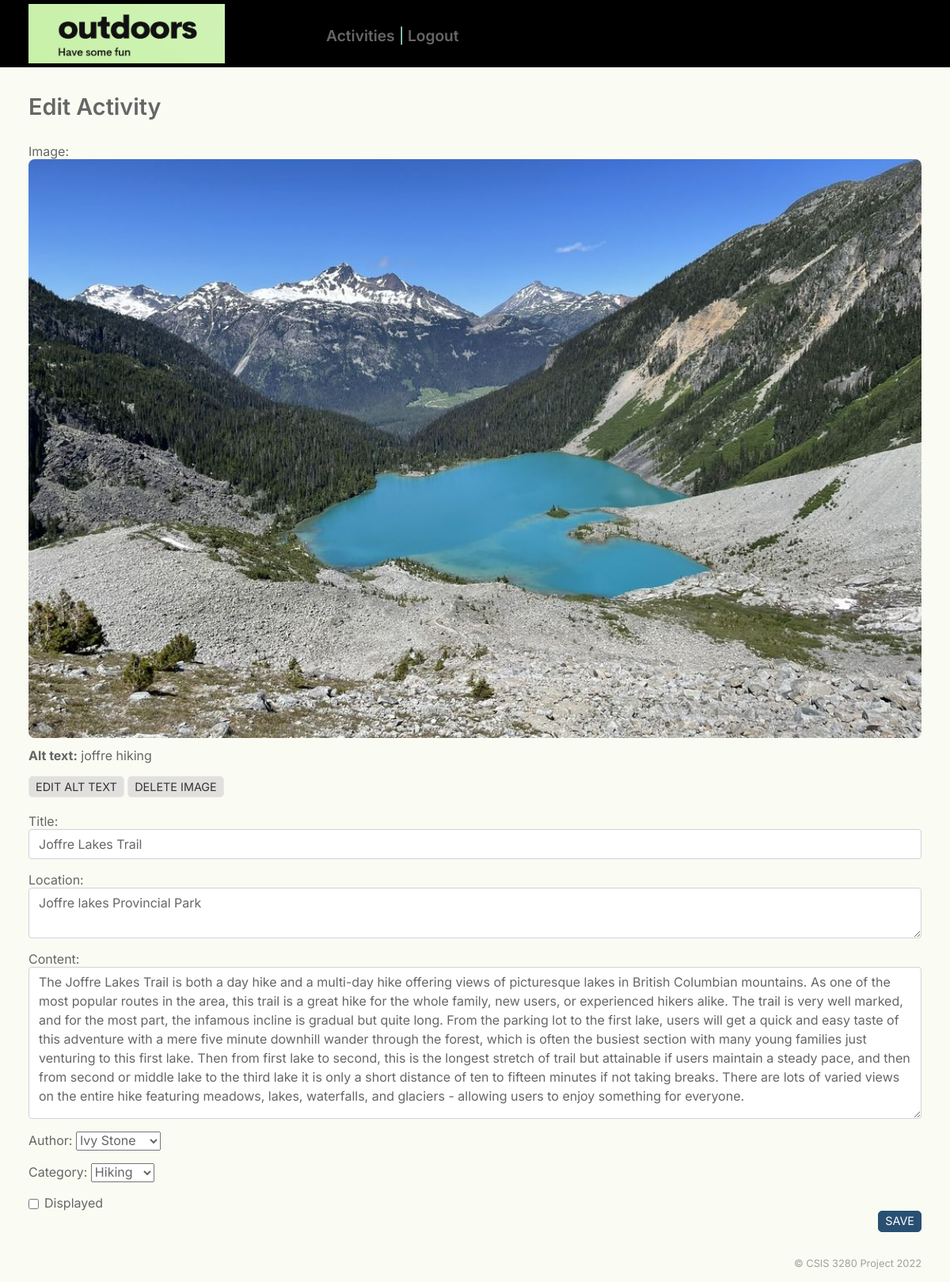
Page /admin/adminActivity-update-create.php?id=2 on the committed database.
### tables this page shows
CREATE TABLE `activity` (
  `id` int(11) NOT NULL,
  `title` varchar(80) NOT NULL,
  `location` varchar(254) NOT NULL,
  `content` text NOT NULL,
  `created` timestamp NOT NULL DEFAULT current_timestamp(),
  `categoryID` int(11) NOT NULL,
  `memberID` int(11) NOT NULL,
  `imageID` int(11) DEFAULT NULL,
  `displayed` tinyint(4) NOT NULL DEFAULT 0
);

CREATE TABLE `image` (
  `id` int(11) NOT NULL,
  `file` varchar(254) NOT NULL,
  `alt` varchar(1000) NOT NULL
);

### inc/Utility/ActivityDAO.class.php (called while the page is built, shortened)
<?php
class ActivityDAO
{
    public static $dbActivity;
    static function initialize(string $className)
    {
        self::$dbActivity = new PDOAgent($className);
    }
    static function getActivityAndImage($activityID)
    {
        $sql     = "SELECT a.id, a.title, a.location, a.content,
        a.categoryID, a.memberID, a.imageID, a.displayed,
        i.file      AS image_file,
        i.alt       AS image_alt
   FROM activity     AS a
   LEFT JOIN image  AS i ON a.imageID = i.id
  WHERE a.id = :id;";
        self::$dbActivity->query($sql);
        self::$dbActivity->bind(
            ':id',
            $activityID
        );
        self::$dbActivity->execute();
        return self::$dbActivity->singleResult();
    }
}

### inc/Utility/PDOAgent.class.php (called while the page is built, shortened)
<?php
class PDOAgent  {
    private $host = DB_HOST;
    private $user = DB_USER;
    private $password = DB_PASSWORD;
    private $dbname = DB_NAME;
    private $dbport = DB_PORT;
    private $className = "";
    private $stmt = "";
    private $pdo = "";
    public function __construct(string $className)  {
        $this->className = $className;
        $this->dsn = "mysql:localhost=" .$this->host.";dbname=".$this->dbname.";port=".$this->dbport;
        $options = array(
            PDO::ATTR_PERSISTENT => true,
            PDO::ATTR_ERRMODE => PDO::ERRMODE_EXCEPTION
        );
        try {
            $this->pdo = new PDO($this->dsn, $this->user, $this->password, $options);
        } catch (Exception $ex) {
            $this->error = $ex->getMessage();
            echo $this->error;
    }
}
    public function query(string $query)    {
        $this->stmt  = $this->pdo->prepare($query);
    }
    public function bind($param, $value, $type = null){
        if (is_null($type)) {
            switch (true) {
                case is_int($value):
                $type = PDO::PARAM_INT;
                break;
                }
        }
        $this->stmt->bindValue($param, $value, $type);
    }
    public function execute($data = null)   {
        if (is_null($data)) {
            return $this->stmt->execute();
        } else {
            return $this->stmt->execute($data);
        }
    }
    public function singleResult()  {
        $this->stmt->setFetchMode(PDO::FETCH_CLASS, $this->className);
        return $this->stmt->fetch(PDO::FETCH_CLASS);
    }
    public function getResultSet()  {
        return $this->stmt->fetchAll(PDO::FETCH_CLASS, $this->className);
    }
}
?>

### inc/Utility/functions.php (called while the page is built, shortened)
<?php
function html_escape($text): string
{
    return htmlspecialchars($text, ENT_QUOTES, 'UTF-8', false);
}
?>

### inc/Entity/Activity.class.php (called while the page is built, shortened)
<?php
class Activity  {
    private $title;
    private $location;
    private $content;
    private $id;
    function getID() {
        return $this->id;
    }
    function getTitle(): string {
        return $this->title;
    }
   function getLocation() {
    return $this->location;
   }
   function getContent() {
    return $this->content;
   }
}
?>

### inc/Utility/MemberDAO.class.php (called while the page is built, shortened)
<?php
class MemberDAO
{
    public static $db;
    static function init()
    {
        self::$db = new PDOAgent("Member");
    }
    static function getAllMembers()
    {
        $selectSQL = "SELECT * FROM member
        Except
        SELECT * FROM member WHERE full_name ='admin'";
        self::$db->query($selectSQL);
        self::$db->execute();
        return self::$db->getResultSet();
    }
}

### inc/Entity/Member.class.php (called while the page is built, shortened)
<?php
class Member
{
    private $id;
    private $full_name;
    function getID(){
         return $this->id;
    }
    function getAuthor(){
        return $this->full_name;
    }
}

### inc/Utility/CategoryDAO.class.php (called while the page is built, shortened)
<?php
  class CategoryDAO {
    private static $dbCategory;
    static function initialize(string $className)   {
        self::$dbCategory = new PDOAgent($className);
    }
    static function getCategories() {
        $sql = "SELECT id, name, description FROM category ;";
        self::$dbCategory->query($sql);
        self::$dbCategory->execute();
        return self::$dbCategory->getResultSet();
    }
}
?>

### inc/Entity/Category.class.php (called while the page is built, shortened)
<?php
 class Category {
private $name;
private $id;
function getCategoryID() {
    return $this->id;
}
function getName() {
    return $this->name;
}
 }
?>

### admin/adminActivity-update-create.php (the view, shortened to what this page needs)
<?php
require_once("../inc/Entity/Page.class.php");
require_once("../inc/Entity/Member.class.php");
require_once("../inc/Utility/CategoryDAO.class.php");
require_once("../inc/Utility/PDOAgent.class.php");
require_once("../inc/Utility/MemberDAO.class.php");
require_once("../inc/Utility/ActivityDAO.class.php");
require_once("../inc/Entity/Activity.class.php");
require_once("../inc/Entity/Category.class.php");
require_once("../inc/Utility/functions.php");
$id          = filter_input(INPUT_GET, 'id', FILTER_VALIDATE_INT);
$activityObj = new Activity();
$errors  = [
    'warning'     => '',
    'title'       => '',
    'location'     => '',
    'content'     => '',
    'author'      => '',
    'category'    => '',
    'image_file'  => '',
    'image_alt'   => '',
];
if ($id) {
    $activityObj = ActivityDAO::getActivityAndImage($id);
}
$authors = MemberDAO::getAllMembers();
$categories = CategoryDAO::getCategories();
Page::adminHeader();
?>
<form action="adminActivity-update-create.php?id=<?= $id ?>" method="POST" enctype="multipart/form-data">
    <main class="container admin" id="content">
        <h1>Edit Activity</h1>
        <div class="admin-article">
            <section class="image">
                <?php if (!$activityObj->image_file) {
                    $activityObj->setTitle('');
                    $activityObj->setLocation('');
                    $activityObj->setContent('');  ?>
                    <label for="image">Upload image:</label>
                    <div class="form-group image-placeholder">
                        <input type="file" name="image" class="form-control-file" id="image"><br>
                        <span class="errors"><?= $errors['image_file'] ?></span>
                    </div>
                    <div class="form-group">
                        <label for="image_alt">Alt text: </label>
                        <input type="text" name="image_alt" id="image_alt" value="" class="form-control">
                        <span class="errors"><?= $errors['image_alt'] ?></span>
                    </div>
                <?php } else { ?>
                    <label>Image:</label>
                    <img src="../upload/<?= html_escape($activityObj->image_file) ?>" alt="<?= html_escape($activityObj->image_alt) ?>">
                    <p class="alt"><strong>Alt text:</strong> <?= html_escape($activityObj->image_alt) ?></p>
                    <a href="adminImage-edit-alt.php?id=<?= $activityObj->getID() ?>" class="btn btn-secondary">Edit alt text</a>
                    <a href="adminImage-delete.php?id=<?= $id ?>" class="btn btn-secondary">Delete image</a><br><br>
                <?php } ?>
            </section>
            <section class="text">
                <div class="form-group">
                    <label for="title">Title: </label>
                    <input type="text" name="title" id="title" value="<?= html_escape($activityObj->getTitle()) ?>" class="form-control">
                </div>
                <div class="form-group">
                    <label for="summary">Location: </label>
                    <textarea name="location" id="summary" class="form-control"><?= html_escape($activityObj->getLocation()) ?></textarea>
                </div>
                <div class="form-group">
                    <label for="content">Content: </label>
                    <textarea name="content" id="content" class="form-control"><?= html_escape($activityObj->getContent()) ?></textarea>
                </div>
                <div class="form-group">
                    <label for="member_id">Author: </label>
                    <select name="memberID" id="memberID">
                        <?php foreach ($authors as $author) { ?>
                            <option value="<?= $author->getID() ?>" <?= ($activityObj->setMemberID($author->getID()))  ? 'selected' : ''; ?>>
                                <?= html_escape($author->getAuthor()) ?></option>
                        <?php } ?>
                    </select>
                </div>
                <div class="form-group">
                    <label for="category">Category: </label>
                    <select name="categoryID" id="category">
                        <?php foreach ($categories as $category) { ?>
                            <option value="<?= $category->getCategoryID() ?>" <?= ($activityObj->setCategoryID($category->getCategoryID())) ? 'selected' : ''; ?>>
                                <?= html_escape($category->getName()) ?></option>
                        <?php } ?>
                    </select>
                </div>
                <div class="form-check">
                    <input type="checkbox" name="displayed" value="1" class="form-check-input" id="published" <?= ($activityObj->setDisplayed(1)) ? 'checked' : ''; ?>>
                    <label for="published" class="form-check-label">Displayed</label>
                </div>
                <input type="submit" name="update" value="Save" class="btn btn-primary">
            </section>
        </div>
    </main>
</form>
<?php Page::adminFooter();
?>

### inc/Entity/Page.class.php (shortened to what this page needs)
<?php
class Page
{
?>
        <?php }
    static function adminHeader()
    {
        ?>
            <!DOCTYPE html>
            <html lang="en">
            <head>
                <link rel="stylesheet" href="../css/styles.css">
            </head>
            <body>
                <header class="header-admin">
                    <div class="container">
                        <div class="logo">
                            <a href="adminIndex.php"><img src="../img/logo.png" alt="OUTDOORS"></a>
                        </div>
                        <nav>
                            <ul id="menu">
                                <li><a href="adminActivities.php">Activities</a></li>
                                <li>
                                    <a href="../memberLogout.php">
                                        Logout
                                    </a>
                                </li>
                            </ul>
                        </nav>
                    </div>
                </header>
            <?php
        }
        { ?>
        <?php }
        static function adminFooter()
        {
        ?>
            <footer>
                <div class="container">
                    &copy; CSIS 3280 Project <?= date('Y'); ?>
                </div>
            </footer>
        </body>
        </html>
    <?php
        }
        { ?>
    <?php }
    }

### css/styles.css (style rules this page uses)
* { box-sizing: border-box; }
body { margin: 0; color: #666; background-color: #ecf5ce3d; }
a { color: #666; }
body { font-family: 'Inter', 'Arial', sans-serif; font-size: 100%; }
a { text-decoration: none; }
h1 { font-size: 1.8em; }
h1, h2 { font-weight: 600; margin: 0 0 0.14em 0; }
p { margin: 0 0 1em 0; }
nav li { font-weight: 600; line-height: 0.8em; }
header { background: #000000; min-height: 50px; margin-bottom: 2em; }
header > div.container { align-items: center; }
header div.logo { line-height: 0.5em; margin-bottom: 0; }
header div.logo img { max-width: 360px; max-height: 50px; margin: 5px 0px; }
header nav ul { padding: .5rem 0 0.1rem 0; margin: 0; clear: left; }
header nav li { list-style-type: none; display: inline-block; padding-right: .5em; }
@media (min-width: 760px) { header > div.container { display: flex; } }
@media (min-width: 760px) { header .logo { flex: 1; } }
@media (min-width: 760px) { header nav { flex: 2; } }
@media (min-width: 760px) { header div.logo img { max-width: 93%; max-height: 75px; } }
@media (min-width: 760px) { header nav li { padding-right: 0; font-size: 1.2em; } }
@media (min-width: 760px) { header nav li::after { content: " | "; font-weight: normal; color: #b4fae0; } }
@media (min-width: 760px) { header nav li:last-child::after, header nav li:nth-last-child(2)::after { content: ""; } }
@media (min-width: 760px) { .header-admin nav li:nth-last-child(2)::after { content: " | "; } }
footer { clear: both; font-size: 0.8rem; text-align: right; color: #a39f9c; padding: 1rem 0; }
.container { margin: 0 auto 0 auto; max-width: 94%; }
main img { width: 100%; height: auto; border-radius: 8px; }
button, input, optgroup, select, textarea { margin: 0; font-family: inherit; font-size: inherit; line-height: inherit; color: inherit; }
.btn, .btn-search { color: #fff; background: #295073; display: inline-block; width: min-content; white-space: nowrap; border: 1px solid transparent; border-radius: 5px; padding: .1rem .5rem; line-height: 1.5; vertical-align: middle; text-transform: uppercase; }
.btn { font-size: 0.9rem; }
.btn-primary { background-color: #295073; border-color: #295073; }
.btn-secondary { color: #333; background: #e1e0de; border-color: #e9e8e6; }
.form-control { display: block; width: 100%; height: calc(2.25rem + 2px); padding: .375rem .75rem; font-size: 1rem; line-height: 1.5; background-clip: padding-box; border: 1px solid #ced4da; border-radius: .25rem; }
label { display: inline-block; }
textarea { min-height: 7rem; }
input[type=checkbox], input[type=radio] { position: absolute; margin-top: .3rem; margin-left: -1.25rem; padding: 0; }
.form-check { position: relative; display: block; padding-left: 1.25rem; }
input[type=submit] { float: right; margin-bottom: 1rem; }
.form-group { margin-bottom: 1rem; }
textarea#summary { min-height: 4rem; }
textarea#content { min-height: 12rem; }
.admin h1 { margin-bottom: 1em; }
p.alt { margin-top: .5em; }

### rows in the picture
activity: imageID.file (picture), imageID.alt "joffre hiking", title "Joffre Lakes Trail", location "Joffre lakes Provincial Park", content "The Joffre Lakes Trail is both a day hike and a multi-day hike offering views of picturesque lakes in British Columbian mountains. As one of the most popular routes in the area, this trail is a great hike for the whole family, new users, or experienced hikers alike. The trail is very well marked, and for the most part, the infamous incline is gradual but quite long. From the parking lot to the first lake, users will get a quick and easy taste of this adventure with a mere five minute downhill wander through the forest, which is often the busiest section with many young families just venturing to this first lake. Then from first lake to second, this is the longest stretch of trail but…"

### other values in the picture
form field memberID "Ivy Stone"
form field categoryID "Hiking"
